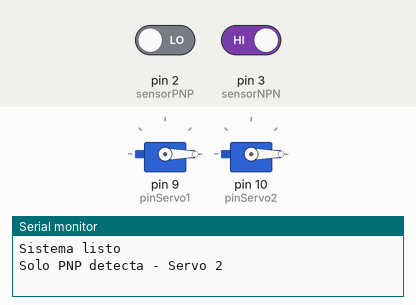
Recording of a sketch running on a simulated Arduino Uno, built with avr-gcc and run on an emulated ATmega328P. Shown: 2 × servo, the last lines printed to the serial monitor. Inputs (shaded band) come from the test bench; at power-on: pin 3 (sensorNPN) HIGH, pin 2 (sensorPNP) LOW.

Above: at 2.2 s.
2.3 s: pin 3 (sensorNPN) driven LOW
At 18.6 s:
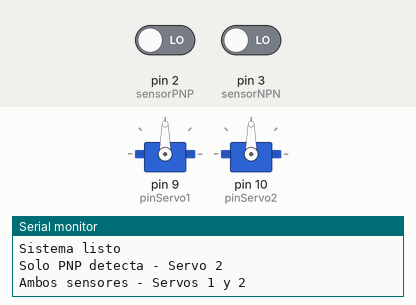
25.1 s: pin 2 (sensorPNP) driven HIGH
At 26.49 s:
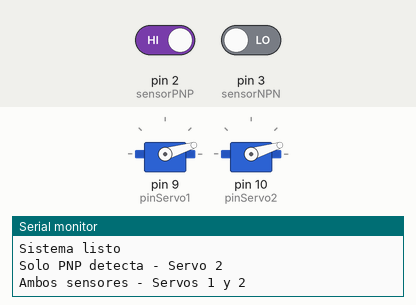
33.3 s: pin 2 (sensorPNP) driven LOW and pin 3 (sensorNPN) driven HIGH
At 40.99 s:
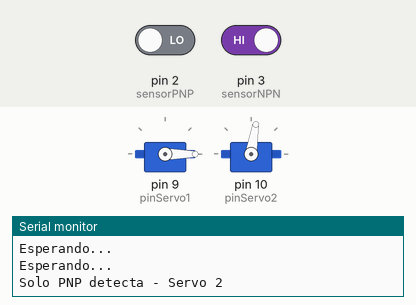
Timing chart, 0 to 51.1 s (numbered marks = the images above; inputs shaded):
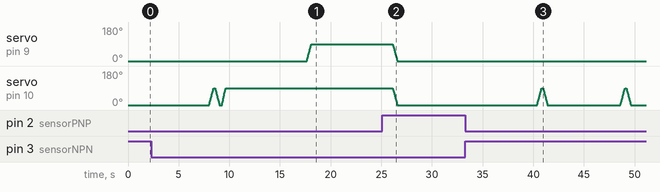

The sketch:

banda_de_produccion.ino
```cpp
#include <Servo.h>

// === Servos ===
Servo servo1;
Servo servo2;

// === Pines sensores ===
const int sensorPNP = 2;
const int sensorNPN = 3;

// === Pines servos ===
const int pinServo1 = 9;
const int pinServo2 = 10;

void setup() {
  Serial.begin(9600);

  pinMode(sensorPNP, INPUT);
  pinMode(sensorNPN, INPUT);

  servo1.attach(pinServo1);
  servo2.attach(pinServo2);
  servo1.write(0);
  servo2.write(0);

  Serial.println("Sistema listo");
  delay(1000);
}

void loop() {
  bool pnpDetecta = digitalRead(sensorPNP) == LOW;
  bool npnDetecta = digitalRead(sensorNPN) == LOW;

  if (pnpDetecta && !npnDetecta) {

    Serial.println("Solo PNP detecta - Servo 2");

    delay(7000);

    for (int pos = 0; pos <= 90; pos++) {
      servo2.write(pos);
      delay(5);
    }

    delay(100);

    for (int pos = 90; pos >= 0; pos--) {
      servo2.write(pos);
      delay(5);
    }

  }
  else if (pnpDetecta && npnDetecta) {

    Serial.println("Ambos sensores - Servos 1 y 2");

    delay(50);


    for (int pos = 0; pos <= 90; pos++) {
      servo2.write(pos);
      delay(4);
    }

    delay(8000);


    for (int pos = 0; pos <= 90; pos++) {
      servo1.write(pos);
      delay(5);
    }

    delay(8000);


    for (int pos = 90; pos >= 0; pos--) {
      servo1.write(pos);
      servo2.write(pos);
      delay(5);
    }
  }
  else {
    Serial.println("Esperando...");
  }

  delay(200);
}
```

Measured:
- after the input at 2.3 s, servo on pin 9 (pinServo1): moves from 0° to 90° over 0.46 s, starting after 15.4 s
- after the input at 25.1 s, servo on pin 10 (pinServo2): goes on until 26.6 s, then stays 0°
